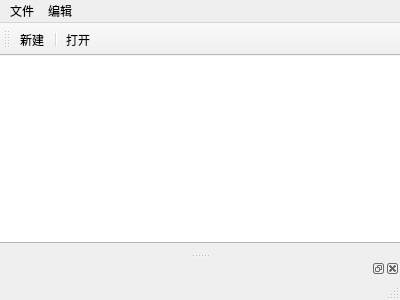
<?xml version="1.0" encoding="UTF-8"?>
<ui version="4.0">
 <class>MainWindow</class>
 <widget class="QMainWindow" name="MainWindow">
  <property name="geometry">
   <rect>
    <x>0</x>
    <y>0</y>
    <width>400</width>
    <height>300</height>
   </rect>
  </property>
  <property name="windowTitle">
   <string>MainWindow</string>
  </property>
  <widget class="QWidget" name="centralWidget">
   <widget class="QTextEdit" name="textEdit">
    <property name="geometry">
     <rect>
      <x>-7</x>
      <y>-4</y>
      <width>411</width>
      <height>191</height>
     </rect>
    </property>
   </widget>
  </widget>
  <widget class="QMenuBar" name="menuBar">
   <property name="geometry">
    <rect>
     <x>0</x>
     <y>0</y>
     <width>400</width>
     <height>26</height>
    </rect>
   </property>
   <widget class="QMenu" name="menu">
    <property name="title">
     <string>文件</string>
    </property>
    <addaction name="actionNew"/>
    <addaction name="separator"/>
    <addaction name="actionOpen"/>
   </widget>
   <widget class="QMenu" name="menu_2">
    <property name="title">
     <string>编辑</string>
    </property>
   </widget>
   <addaction name="menu"/>
   <addaction name="menu_2"/>
  </widget>
  <widget class="QToolBar" name="mainToolBar">
   <attribute name="toolBarArea">
    <enum>TopToolBarArea</enum>
   </attribute>
   <attribute name="toolBarBreak">
    <bool>false</bool>
   </attribute>
   <addaction name="actionNew"/>
   <addaction name="separator"/>
   <addaction name="actionOpen"/>
  </widget>
  <widget class="QStatusBar" name="statusBar"/>
  <widget class="QDockWidget" name="dockWidget">
   <property name="allowedAreas">
    <set>Qt::BottomDockWidgetArea|Qt::TopDockWidgetArea</set>
   </property>
   <attribute name="dockWidgetArea">
    <number>8</number>
   </attribute>
   <widget class="QWidget" name="dockWidgetContents"/>
  </widget>
  <action name="actionNew">
   <property name="text">
    <string>新建</string>
   </property>
  </action>
  <action name="actionOpen">
   <property name="text">
    <string>打开</string>
   </property>
  </action>
 </widget>
 <layoutdefault spacing="6" margin="11"/>
 <resources/>
 <connections/>
</ui>
